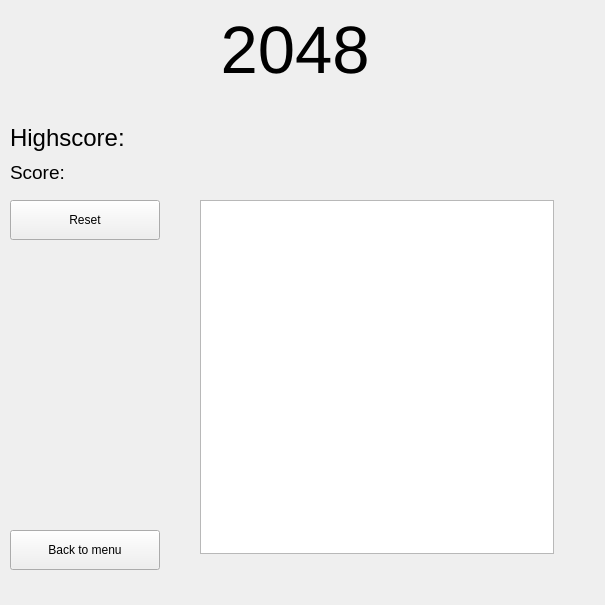
<?xml version="1.0" encoding="UTF-8"?>
<ui version="4.0">
 <class>UI2048</class>
 <widget class="QWidget" name="UI2048">
  <property name="geometry">
   <rect>
    <x>0</x>
    <y>0</y>
    <width>605</width>
    <height>605</height>
   </rect>
  </property>
  <property name="windowTitle">
   <string>Form</string>
  </property>
  <property name="autoFillBackground">
   <bool>true</bool>
  </property>
  <widget class="QLabel" name="highscoreLabel">
   <property name="geometry">
    <rect>
     <x>10</x>
     <y>120</y>
     <width>200</width>
     <height>35</height>
    </rect>
   </property>
   <property name="font">
    <font>
     <pointsize>18</pointsize>
    </font>
   </property>
   <property name="text">
    <string>Highscore:</string>
   </property>
  </widget>
  <widget class="QLabel" name="headerLabel">
   <property name="geometry">
    <rect>
     <x>10</x>
     <y>160</y>
     <width>200</width>
     <height>25</height>
    </rect>
   </property>
   <property name="font">
    <font>
     <pointsize>14</pointsize>
    </font>
   </property>
   <property name="text">
    <string>Score:</string>
   </property>
  </widget>
  <widget class="QGraphicsView" name="boardView">
   <property name="geometry">
    <rect>
     <x>200</x>
     <y>200</y>
     <width>354</width>
     <height>354</height>
    </rect>
   </property>
   <property name="sizePolicy">
    <sizepolicy hsizetype="Fixed" vsizetype="Fixed">
     <horstretch>0</horstretch>
     <verstretch>0</verstretch>
    </sizepolicy>
   </property>
  </widget>
  <widget class="QLabel" name="label_3">
   <property name="geometry">
    <rect>
     <x>210</x>
     <y>0</y>
     <width>170</width>
     <height>100</height>
    </rect>
   </property>
   <property name="font">
    <font>
     <pointsize>50</pointsize>
    </font>
   </property>
   <property name="text">
    <string>2048</string>
   </property>
   <property name="alignment">
    <set>Qt::AlignCenter</set>
   </property>
  </widget>
  <widget class="QPushButton" name="backToMenuButton">
   <property name="geometry">
    <rect>
     <x>10</x>
     <y>530</y>
     <width>150</width>
     <height>40</height>
    </rect>
   </property>
   <property name="text">
    <string>Back to menu</string>
   </property>
  </widget>
  <widget class="QPushButton" name="resetButton">
   <property name="geometry">
    <rect>
     <x>10</x>
     <y>200</y>
     <width>150</width>
     <height>40</height>
    </rect>
   </property>
   <property name="text">
    <string>Reset</string>
   </property>
  </widget>
 </widget>
 <resources/>
 <connections/>
</ui>
